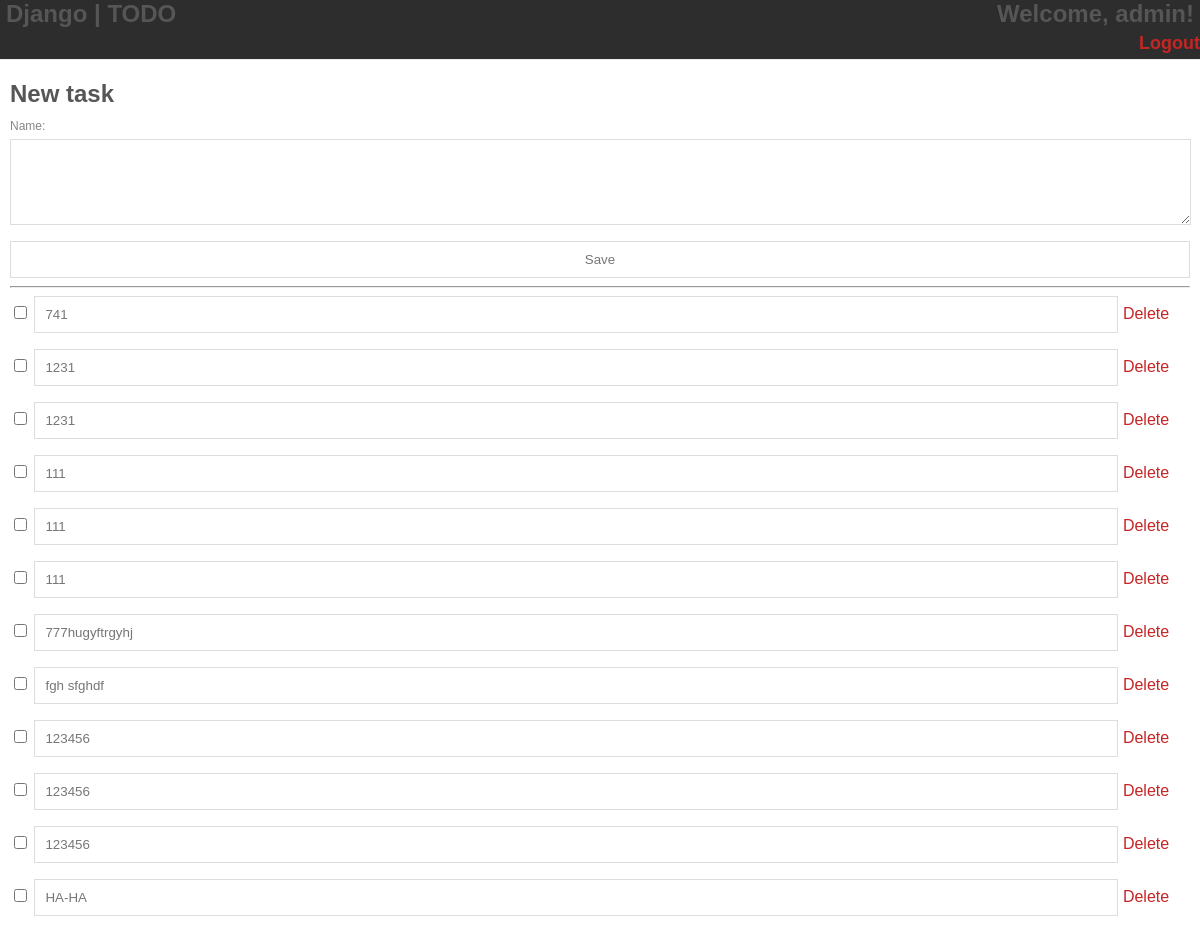
The page / (signed in) on the database as committed earlier.
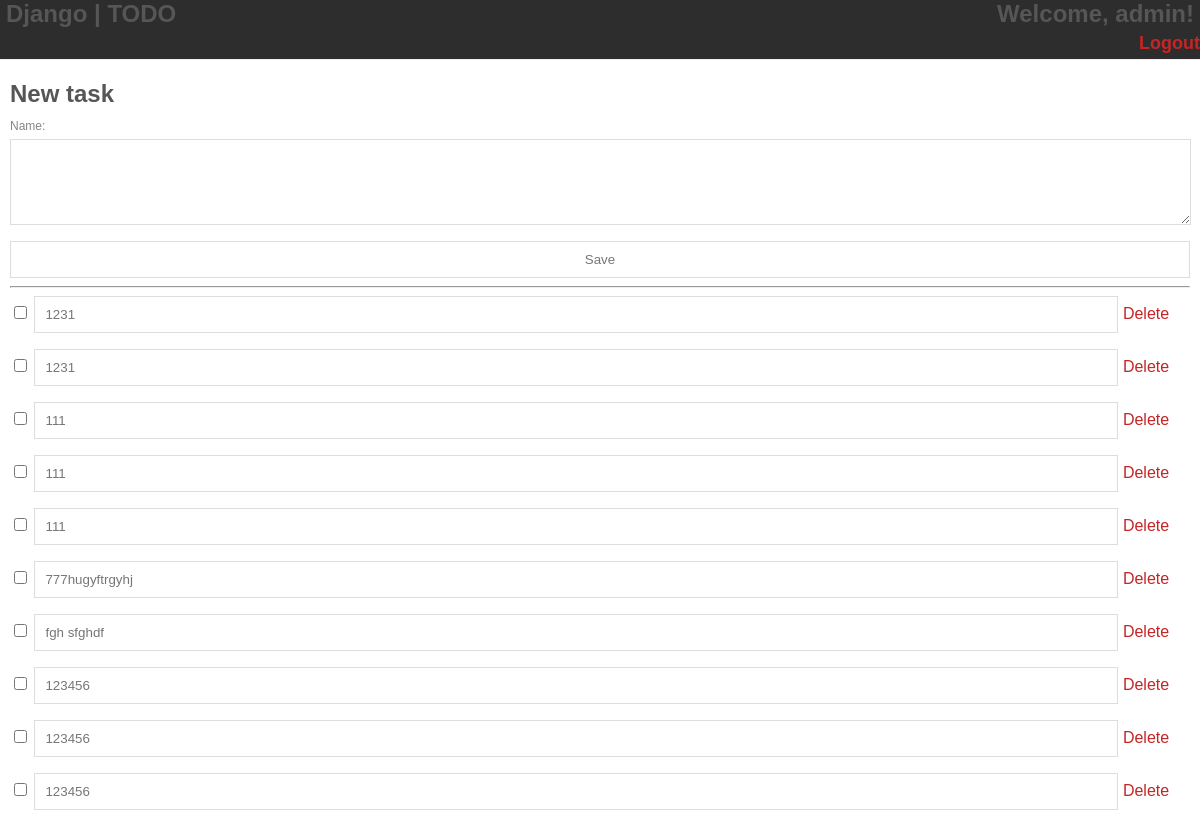
The same page on the database as committed later.
### todolist/models.py (models this page shows)
class Task(models.Model):
    user = models.ForeignKey(User, blank=True, null=True, on_delete=models.CASCADE)
    name = models.TextField(max_length=1000)
    done = models.BooleanField(default=False)
    dateCreated = models.DateTimeField('Date created', auto_now_add=True)
    def __str__(self):
        if self.done:
            return "%s (done)" % self.name
        else:
            return self.name

### todolist/views.py (the view)
# urls.py: url(r'^$', views.index, name='index'),
@login_required
def index(request):
    if request.method == "POST":
        form = PostForm(request.POST)
        if form.is_valid():
            post = form.save(commit=False)
            post.user = request.user
            post.save()
    tasks = Task.objects.filter(user=request.user)
    form = PostForm()
    return render(request, "index.html", {
            'tasks': tasks,
            'form': form
        })

### todolist/forms.py
class PostForm(forms.ModelForm):
    class Meta:
        model = Task
        fields = ['name']

### todolist/templates/index.html (shortened to what this page needs)
{% extends 'base.html' %}
{% block content %}
<body>
	<h1>New task</h1>
	<form method="POST" class="post-form">{% csrf_token %}
		{{ form.as_p }}
		<button type="submit" id="id_submit">Save</button>
	</form>
	<hr>
	<form method="post">
		{% for task in tasks %}
			<p>
			{% if task.done %}
				<input type="checkbox" checked onChange="return location.href = '{% url 'chenge_checked' pk=task.pk %}'">
			{% else %}
				<input type="checkbox" onChange="return location.href = '{% url 'chenge_checked' pk=task.pk %}'">
			{% endif %}
			<input style='width:90%' type="text" value="{{ task }}" onChange="return location.href = '{% url 'delete' pk=task.pk %}'">
			<a href="{% url 'delete' pk=task.pk %}" id="id_delete">Delete</a>
			</p>
		{% endfor %}
	</form>
</body>
{% endblock %}

Rows that differ between the two databases and show on the page:
removed Task: done+name "741"
removed Task: done+name "HA-HA"
